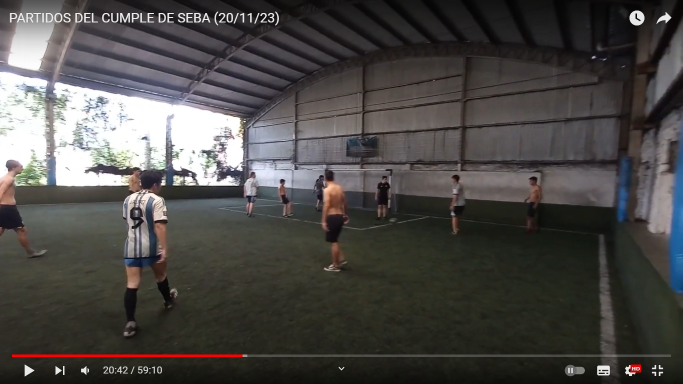
#> input picture assets/futbol_pibes.png, 1366 x 768 px, found by its file name (shown at 1/2 size)
$ python adaptive-threshold.py
#> lines starting #> are read from the running program, lines starting #| are printed output that depends on the picture
import cv2
import os

img = cv2.imread(os.path.join('.', 'assets', 'futbol_pibes.png'))
#> img is the input picture: shape (768, 1366, 3); mean B, G, R 71.2, 73.3, 75.7
# img = cv2.imread(os.path.join('.', 'assets', 'futbol_pibes.png'))
resized_img = cv2.resize(img, (683, 384))
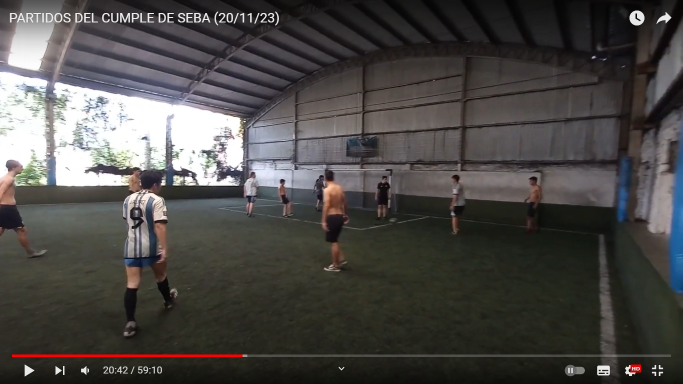
#> resized_img: shape (384, 683, 3); mean B, G, R 71.4, 73.5, 75.8
cropped_img = resized_img[30:350, 0:683]
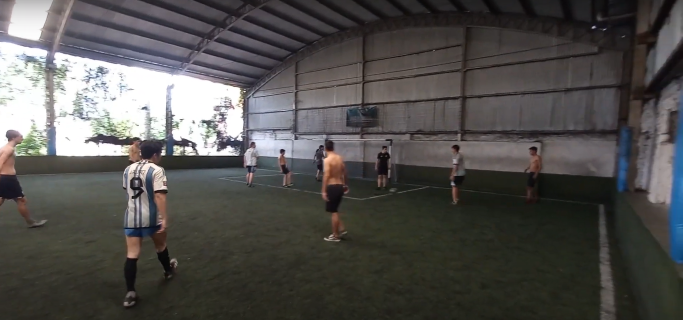
#> cropped_img: shape (320, 683, 3); mean B, G, R 78, 80, 81.9

img_gray = cv2.cvtColor(cropped_img, cv2.COLOR_BGR2GRAY)
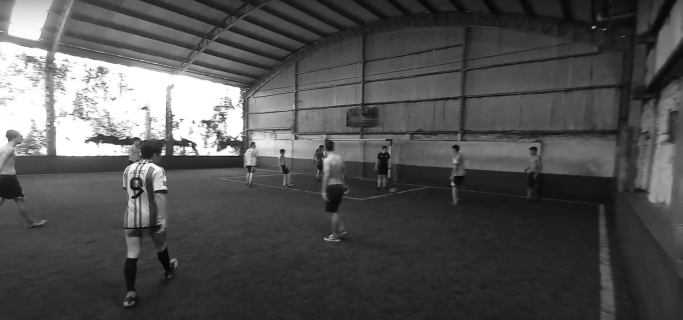
#> img_gray: shape (320, 683); min 6, max 255, mean 80.3

thresh = cv2.adaptiveThreshold(img_gray, 255, cv2.ADAPTIVE_THRESH_GAUSSIAN_C, cv2.THRESH_BINARY, 11, 6)
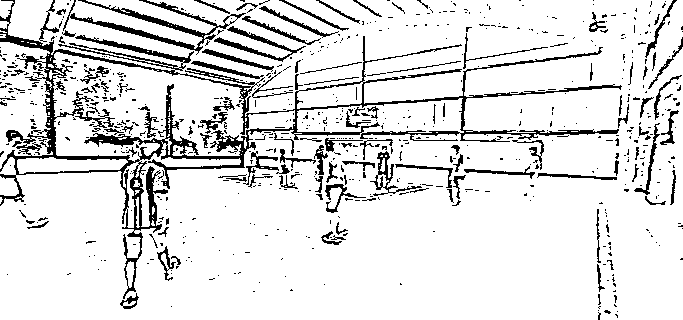
#> thresh: shape (320, 683); 87.8% white; black in thin lines or dots

cv2.imshow('resized_img', resized_img)
cv2.imshow('thresh', thresh)
cv2.waitKey(0)

$ run again, with assets/zer_3.jpg saved as assets/futbol_pibes.png
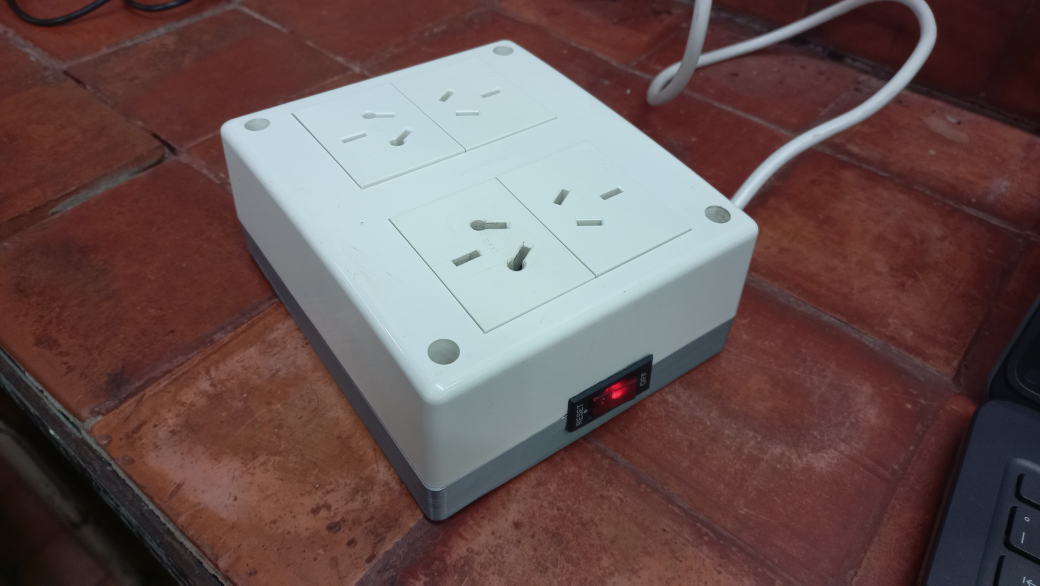
#> input picture assets/zer_3.jpg, 4160 x 2342 px, found by its file name (shown at 1/4 size)
#> img is the input picture: shape (2342, 4160, 3); mean B, G, R 82.6, 83.6, 104.9
#> `img_gray = cv2.cvtColor(cropped_img, cv2.COLOR_BGR2GRAY)`:
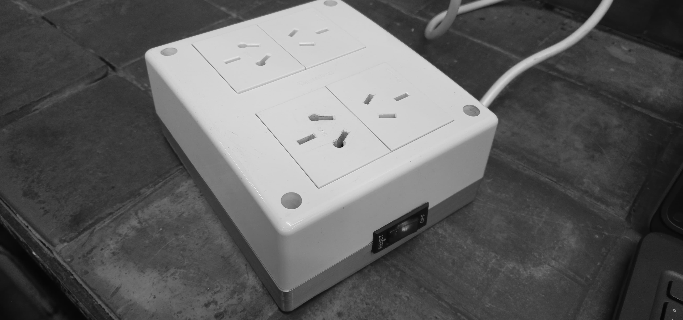
#> img_gray: shape (320, 683); min 5, max 246, mean 96.1
#> `thresh = cv2.adaptiveThreshold(img_gray, 255, cv2.ADAPTIVE_THRESH_GAUS..`:
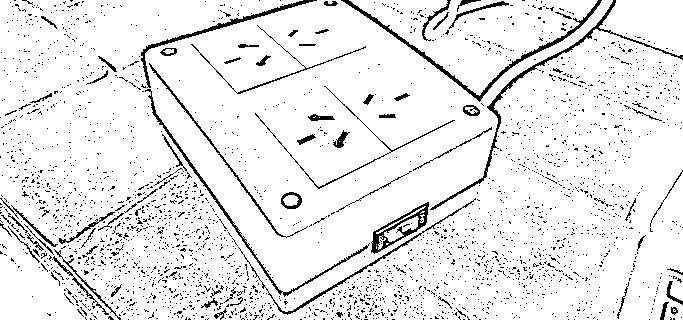
#> thresh: shape (320, 683); 92.2% white; black in thin lines or dots
